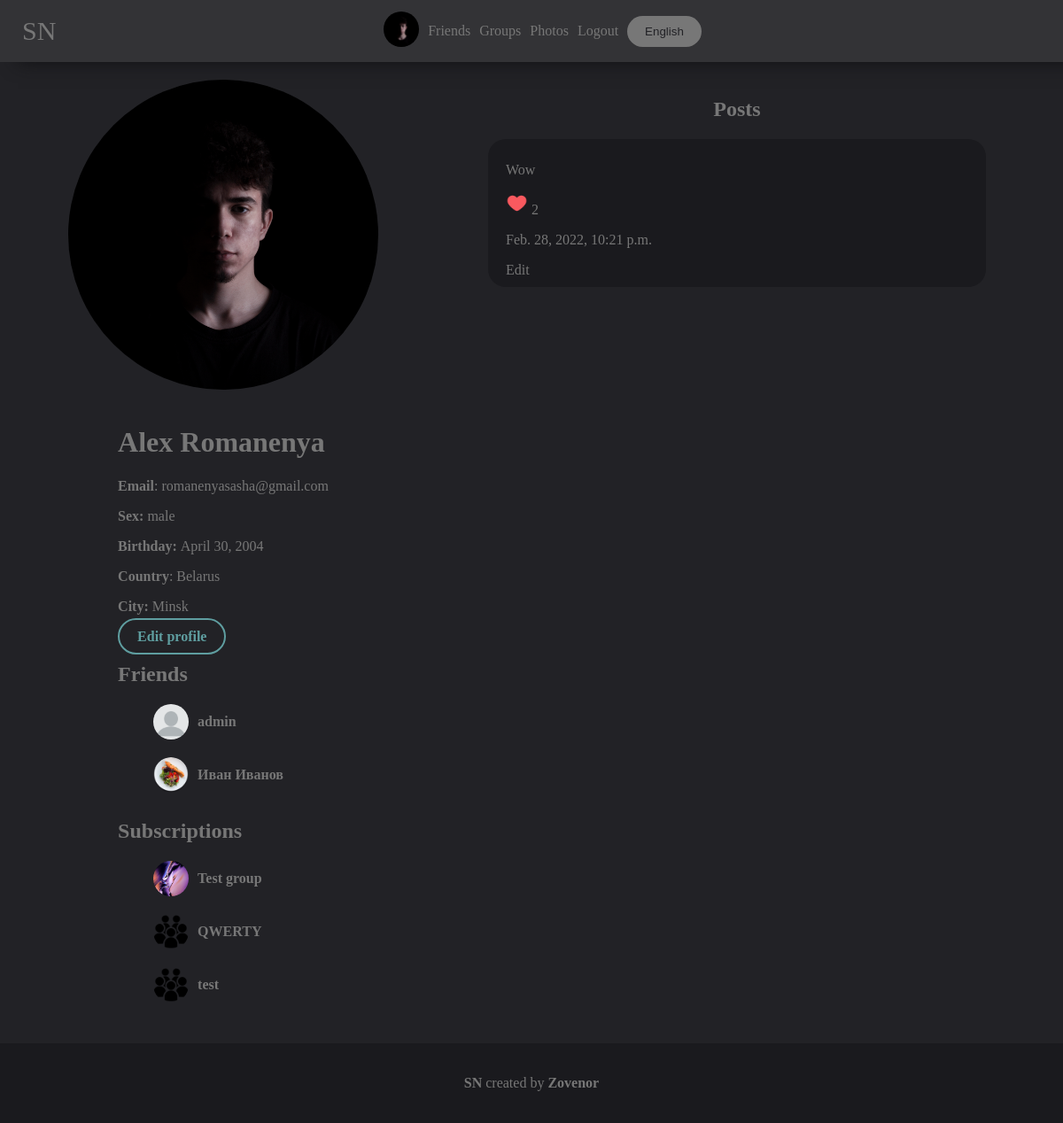
Screenshot of /account (signed in) with the database file from the repository.
### mainpage/models.py (models this page shows, shortened)
class UserDetail(models.Model):
    user = models.ForeignKey(User, on_delete=models.CASCADE)
    age = models.DateField(null=True, blank=True)
    photo = models.ForeignKey(Photo, on_delete=models.SET_NULL, null=True, blank=True)
    permissions = models.CharField(max_length=10, default="public")
    country = models.CharField(max_length=100, null=True, blank=True)
    city = models.CharField(max_length=100, null=True, blank=True)
    sex = models.CharField(max_length=10, choices=(('male', 'male'), ('female', 'female'), ('None', 'None')),
                           default=('None', 'None'))
    def get_photo(self):
        if self.photo:
            return self.photo
        else:
            return settings.STATIC_URL + "/mainpage/img/user.png"

class Photo(models.Model):
    photo = models.ImageField(upload_to='photos')
    date = models.DateTimeField(auto_now=True)
    user = models.ForeignKey(User, on_delete=models.SET_NULL, null=True)
    permissions = models.CharField(max_length=10, default="public")
    def __str__(self):
        return self.photo.url

class Friend(models.Model):
    user1 = models.IntegerField()
    user2 = models.IntegerField()
    def get_user1(self):
        try:
            return UserDetail.objects.get(user=self.user1)
        except:
            return None
    def get_user2(self):
        try:
            return UserDetail.objects.get(user=self.user2)
        except:
            return None

class Group(models.Model):
    followers = models.ManyToManyField(UserDetail, related_name="followers", null=True, blank=True)
    name = models.CharField(max_length=250)
    description = models.TextField(null=True, blank=True)
    groupname = models.CharField(max_length=100, unique=True)
    photo = models.ForeignKey(Photo, on_delete=models.SET_NULL, null=True, blank=True)
    admin = models.ForeignKey(UserDetail, on_delete=models.SET_NULL, null=True, blank=True)
    editors = models.ManyToManyField(UserDetail, related_name="editors", null=True, blank=True)
    def get_photo(self):
        if self.photo:
            return self.photo
        else:
            return settings.STATIC_URL + "/mainpage/img/group.jpg"

class Post(models.Model):
    author = models.CharField(max_length=100, null=True, blank=True)
    text = models.TextField()
    photos = models.ManyToManyField(Photo, related_name="photos", null=True, blank=True)
    pinned = models.BooleanField(default=False)
    date = models.DateTimeField(auto_now=True)
    likes = models.ManyToManyField(UserDetail, null=True, blank=True)
    def count_likes(self):
        return self.likes.count()
    def get_author(self):
        if self.author[0:3] == 'usr':
            return UserDetail.objects.get(user=User.objects.get(id=self.author[3:]))
        elif self.author[0:2] == "gr":
            return Group.objects.get(id=self.author[2:])
        else:
            return None

### mainpage/views.py (the view, shortened to what this page needs)
# urls.py: path('account', views.YourAccountView.as_view()),
class YourAccountView(View):
    @user_is_authenticated
    def get(self, request, **kwargs):
        return AccountIDView.get(self, request, id=request.user.id,
                                 user_view=UserDetail.objects.get(user=request.user.id))

### mainpage/views.py (called while the page is built)
def base(func):
    def wrapper(self, request, content={}, *args, **kwargs):
        if request.user.is_authenticated:
            content.update({'your_user': UserDetail.objects.get(user=request.user)})
        return func(self, request, content=content, **kwargs)
    return wrapper

def get_sex(request, sex):
    if sex == 'male':
        return get_wordlist(request).Account.sex_names['male']
    elif sex == 'female':
        return get_wordlist(request).Account.sex_names['female']
    else:
        return get_wordlist(request).Account.sex_names['none']

def user_is_authenticated(func):
    def redir(self, request):
        return redirect('/login')
    def wrapper(self, request, **kwargs):
        if request.user.is_authenticated:
            return func(self, request, **kwargs)
        else:
            return redir(self, request)
    return wrapper

def get_wordlist(request):
    langs_list = {
        'en': langs.EN,
        'ru': langs.RU,
    }
    if 'lang' in request.COOKIES:
        lang = request.COOKIES['lang']
        try:
            return langs_list[lang]
        except:
            return langs_list['en']
    else:
        return langs_list['en']

### mainpage/templates/mainpage/account.html (shortened to what this page needs)
{% extends 'mainpage/base.html' %}
{% load static %}
{% block content %}
    <link rel="stylesheet" href="{% static 'mainpage/account.css' %}">
    {% if choose_photo == True %}
        {% for el in photos_library %}
            <a href="?choose_photo_by_id={{ el.id }}">
                <div class="account_photo" style="background-image: url('{{ el }}')"></div>
            </a>
        {% endfor %}
    {% else %}
        <div class="account">
            {% if user_view.photo %}
                <img class="account_photo" src="{{ user_view.get_photo }}">
            {% else %}
                <img class="account_photo" src="{% static 'mainpage/img/user.png' %}">
            {% endif %}
            <div class="info">
                {% if edit_permissions == False %}
                    <h1>{{ user_view.user.first_name }} {{ user_view.user.last_name }}</h1>
                    {% if permissions != 'closed' %}
                        <p><b>{{ list.email }}</b>: {{ user_view.user.email }}</p>
                        <p><b>{{ list.sex }}: </b>{{ get_sex }}</p>
                        <p><b>{{ list.age }}: </b>{{ user_view.age }}</p>
                        <p><b>{{ list.country }}</b>: {{ user_view.country }}</p>
                        <p><b>{{ list.city }}: </b>{{ user_view.city }}</p>
                        {% if edit %}
                            <a class="button edit" href="?edit=True"><b>{{ list.edit }}</b></a>
                        {% endif %}
                    {% endif %}
                    {% if permissions != 'closed' %}
                        <section class="friends">
                            <h1>{{ list.friends }}</h1>
                            <ul>
                                {% for el in friends %}
                                    <li class="user">
                                        {% if el.user1 == user_view.user.id %}
                                            <a class="user" href="/{{ el.get_user2.user.username }}">
                                                <div class="user_photo"
                                                     style="background-image: url('{{ el.get_user2.get_photo }}')"></div>
                                                <b>{{ el.get_user2.user.first_name }} {{ el.get_user2.user.last_name }}</b>
                                            </a>
                                        {% else %}
                                            <a class="user" href="/{{ el.get_user1.user.username }}">
                                                <div class="user_photo"
                                                     style="background-image: url('{{ el.get_user1.get_photo }}')"></div>
                                                <b>{{ el.get_user1.user.first_name }} {{ el.get_user1.user.last_name }}</b>
                                            </a>
                                        {% endif %}
                                    </li>
                                {% endfor %}
                            </ul>
                        </section>
                        <section class="subscriptions">
                            <h1>{{ list.subscriptions }}</h1>
                            <ul>
                                {% for el in groups %}
                                    <li class="group">
                                        <a class="user" href="/{{ el.groupname }}">
                                            <div class="user_photo"
                                                 style="background-image: url('{{ el.get_photo }}')"></div>
                                            <b>{{ el.name }}</b>
                                        </a>
                                    </li>
                                {% endfor %}
                            </ul>
                        </section>
                    {% endif %}
                {% endif %}
            </div>
        </div>
        {% if permissions != 'closed' %}
            <section class="posts">
                <h1>{{ list.posts }}</h1>
                {% if posts or pinned_posts %}
                    {% for el in posts %}
                        <div class="post" id="post{{ el.id }}">
                            <p class="text">{{ el.text }}</p>
                            <div onclick="like({{ el.id }})" class="like_img" id="like_img_{{ el.id }}">
                                {% if your_user in el.likes.all %}
                                    <img width="25px" src="{% static 'mainpage/img/like.png' %}">
                                {% else %}
                                    <img style="filter: invert(1); opacity: 0.75" width="25px"
                                         src="{% static 'mainpage/img/no-like.png' %}">
                                {% endif %}
                                <span id="like_{{ el.id }}" class="like">{{ el.count_likes }}</span>
                            </div>
                            <p class="date">{{ el.date }}</p>
                            {% if el.get_author.user == request.user %}
                                <a href="/edit_post?post={{ el.id }}">{{ list.edit_post }}</a>
                            {% endif %}
                        </div>
                    {% endfor %}
                {% else %}
                    {{ list.no_posts }}
                {% endif %}
            </section>
        {% else %}
            <h1 class="posts" style="justify-content: center; align-items: center">{{ list.permissions }}</h1>
        {% endif %}
    {% endif %}
{% endblock %}

### mainpage/templates/mainpage/base.html (shortened to what this page needs)
<!doctype html>
{% load static %}
<html lang="en">
<head>
    <link rel="stylesheet" href="{% static "mainpage/base.css" %}">
</head>
<body>
<header>
    <a class="NAME" href="/">{{ list.NAME }}</a>
    {% if user.is_authenticated %}
        <a href="/account"><img width="40px" style="border-radius: 999px" src="{{ your_user.get_photo }}"></a>
        <a href="/friends">{{ list.Friends }}</a>
        <a href="/groups">{{ list.groups }}</a>
        <a href="/photos">{{ list.photos }}</a>
        <a href="/logout?url={{ request.path }}">{{ list.LogOut }}</a>
    {% endif %}
    <button style="margin-left: 5px" class="button choose_lang" onclick="choose_lang()">{{ list.choose_lang }}</button>
</header>
<main>
    {% block content %}
{% endblock %}
</main>
<footer>
    <p><a href="https://github.com/zovenor/social_network"><b>{{ list.NAME }}</b></a> {{ list.created_by }} <a href="https://github.com/zovenor"><b>Zovenor</b></a></p>
</footer>
</body>
</html>

### mainpage/static/mainpage/base.css (style rules this page uses)
body { padding: 0; margin: 0; background: #222226; color: #777; font-family: Calibri; min-height: 100vh; display: flex; flex-flow: column; }
header { background: #333336; padding: 10px; color: #FFF; display: flex; align-items: center; justify-content: center; position: fixed; width: 100vw; height: 50px; left: 0; top: 0; z-index: 999; box-shadow: 20px 0px 20px #111113; }
.NAME { position: fixed; left: 20px; font-size: 30px; }
header a { text-decoration: none; margin: 5px; color: #777; }
main { padding: 20px; padding-top: 90px; }
main a { text-decoration: none; color: #777; }
li { list-style-type: none; }
.button { border-color: #777; border-width: 2px; border-style: solid; border-radius: 999px; padding: 10px; transition: .5s; color: #777; background-color: #222226; width: fit-content; padding-left: 20px; padding-right: 20px; }
.choose_lang { border: 0px; background-color: #777; color: #222226; }
footer { background-color: #1a1a1e; padding: 20px; display: flex; justify-content: center; align-items: center; margin-top: auto; }
footer a { text-decoration: none; color: #777; }

### mainpage/static/mainpage/account.css (style rules this page uses)
.account_photo { border-radius: 999px; width: 350px; margin-bottom: 20px; height: 350px; background-repeat: no-repeat; background-position: center; background-size: cover; }
main { display: flex; flex-flow: row; }
.edit { color: cadetblue; border-color: cadetblue; }
.account { display: flex; flex-flow: column; }
.user_photo { width: 40px; height: 40px; border-radius: 999px; background-size: cover; background-position: center; background-repeat: no-repeat; margin-right: 10px; }
.user, .group { display: flex; align-items: center; margin-bottom: 10px; }
.account { margin-right: auto; width: 40%; align-items: center; }
.posts { display: flex; flex-flow: column; width: 60%; align-items: center; }
.post { width: 75%; background-color: #1a1a1e; padding: 10px 20px 10px 20px; border-radius: 20px; margin-bottom: 20px; }
.like_img { cursor: pointer; }

### rows the page displays
UserDetail: get_photo (picture), user.first_name "Alex", user.last_name "Romanenya", user.email "romanenyasasha@gmail.com", age "April 30, 2004", country "Belarus", city "Minsk"
Friend: get_user2.user.first_name "admin"
Friend: get_user1.get_photo (picture), get_user1.user.first_name "Иван", get_user1.user.last_name "Иванов"
Group: get_photo (picture), name "Test group"
Group: name "QWERTY"
Group: name "test"
Post: text "Wow", count_likes "2", date "Feb. 28, 2022, 10:21 p.m.", edit_post "Edit"

### other values shown
{{ list.NAME }} "SN"
{{ list.Friends }} "Friends"
{{ list.groups }} "Groups"
{{ list.photos }} "Photos"
{{ list.LogOut }} "Logout"
{{ list.choose_lang }} "English"
{{ list.email }} "Email"
{{ list.sex }} "Sex"
{{ get_sex }} "male"
{{ list.age }} "Birthday"
{{ list.country }} "Country"
{{ list.city }} "City"
{{ list.edit }} "Edit profile"
{{ list.friends }} "Friends"
{{ list.subscriptions }} "Subscriptions"
